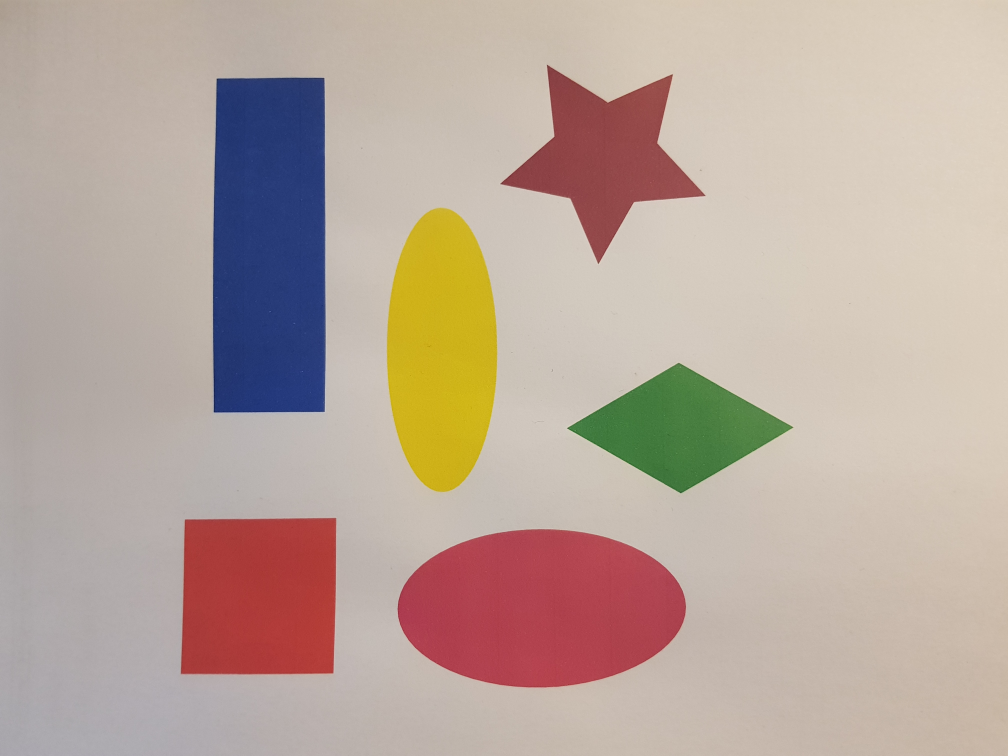
//> input picture real_test.jpg, 4032 x 3024 px, given in place of the camera (shown at 1/4 size)
$ ./default_code   (built with g++ and OpenCV 4)
//> lines starting //> are read from the running program, lines starting //| are printed output that depends on the picture
#define _USE_MATH_DEFINES
#include <opencv2/opencv.hpp>
#include <iostream>
#include <math.h>
#include <cmath>
#include <vector>

using namespace cv;
using namespace std;


typedef vector<double> Array;
typedef vector<Array> Matrix;

void thresh(int, Mat, Mat);

Mat customGaussianBlur(Mat img, int kernelSize, double sigma);
Mat customErosion(Mat img, int kernelSize);


//Mat star();
//Mat rectangle();
//Mat pentagon();

int main()
{
	namedWindow("Webcam", WINDOW_NORMAL);
	Mat frame;
	VideoCapture video(0);
	if (!video.isOpened()) {
		return -1;
	}
	while (video.read(frame))
	{
//> frame is the input picture: 3024 rows x 4032 cols, CV_8UC3; mean B, G, R 157.4, 167.9, 185.7
		Mat img;
		resize(frame, img, cv::Size(), 0.4, 0.4);
		cvtColor(img, img, COLOR_BGR2GRAY);
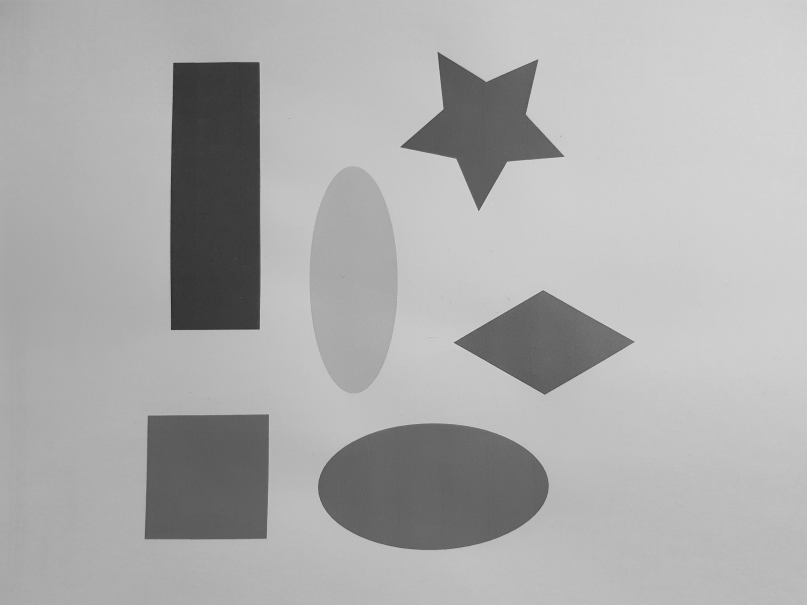
//> img: 1210 rows x 1613 cols, CV_8UC1 (shown at 1/2 size); min 18, max 219, mean 172
		//GaussianBlur(img,img,Size(3,3),0,0,BORDER_DEFAULT);
		img = customGaussianBlur(img, 3, 1);
		thresh(3, img, img);
//> the loop in thresh, `for (int i = 0; i <= (f - 1); i++)` made 1208 passes
//> mean on passes 1 to 3: 216, 186, 228
//> after the loop in thresh, `for (int i = 0; i <= (f - 1); i++)`:
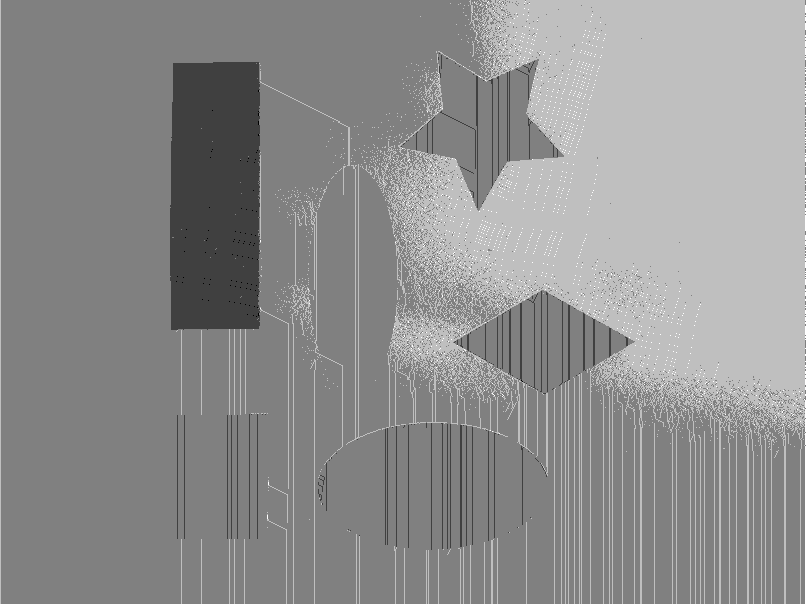
//> c: 1208 rows x 1611 cols, CV_8UC1 (shown at 1/2 size); 55.7% white; black in thin lines or dots
//> after the loop in thresh, `for (int i = 0; i <= (f - 1); i++)`: mean = 173
		img = customErosion(img, 3);
//> after the loop in customErosion, `for (int i = 0; i < newImgHeight; i++)`:
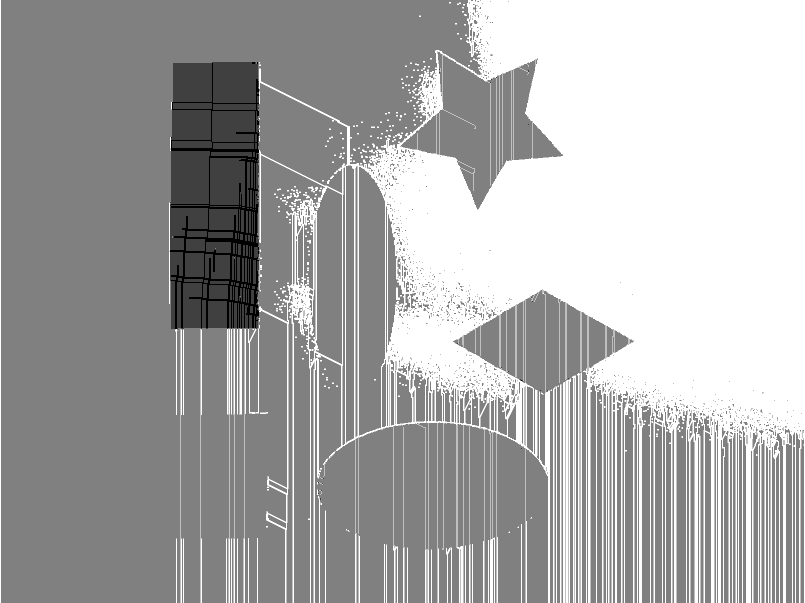
//> resultImg: 1206 rows x 1609 cols, CV_8UC1 (shown at 1/2 size); 66.4% white; black in thin lines or dots
		imshow("Webcam", img);
		if (waitKey(1000 / 60) >= 0)
//> the Esc key is pressed
			break;
	}
	waitKey(0);
	return 0;
}

Mat customGaussianBlur(Mat img, int kernelSize, double sigma) {
	Matrix kernel(kernelSize, Array(kernelSize));
	double sum = 0.0;
	//kernel creation
	for (int i = 0; i < kernelSize; i++) {
		for (int j = 0; j < kernelSize; j++) {
			kernel[i][j] = exp(-(i * i + j * j) / (2 * sigma * sigma)) / (2 * M_PI * sigma * sigma);
			sum += kernel[i][j];
		}
	}
	//kernel normalization
	for (int i = 0; i < kernelSize; i++) {
		for (int j = 0; j < kernelSize; j++) {
			kernel[i][j] /= sum;
		}
	}

	Size imgSize = img.size();
	int imgHeight = imgSize.height;
	int imgWidth = imgSize.width;

	int newImgHeight = imgHeight - kernelSize + 1;
	int newImgWidth = imgWidth - kernelSize + 1;
	Mat resultImg = Mat(newImgHeight, newImgWidth, img.type());

	for (int i = 0; i < newImgHeight; i++) {
		for (int j = 0; j < newImgWidth; j++) {
			for (int m = i; m < i + kernelSize; m++) {
				for (int n = j; n < j + kernelSize; n++) {
					resultImg.at<uchar>(i, j) += kernel[m - i][n - j] * img.at<uchar>(m, n);

				}
			}
		}
	}

	return resultImg;
}

Mat customErosion(Mat img, int kernelSize) {

	// TU JEST WZOREK NA GRANICE DO EROZII, MOZNA SIE POBAWIC TYM
	int erosion_threshold = kernelSize*(kernelSize - 1 - (kernelSize / 2));
	//!!!!!!!!!!!!!!!!!!!!!!!!!!!!!!!!!!!!!!!!!!!!!!!!!!!!!!!!!!!


	Size imgSize = img.size();
	int imgHeight = imgSize.height;
	int imgWidth = imgSize.width;

	int newImgHeight = imgHeight - kernelSize + 1;
	int newImgWidth = imgWidth - kernelSize + 1;
	Mat resultImg = Mat(newImgHeight, newImgWidth, img.type());

	for (int i = 0; i < newImgHeight; i++)
	{
		for (int j = 0; j < newImgWidth; j++)
		{


			int value = 0;
			for (int m = i; m < i + kernelSize; m++)
			{
				for (int n = j; n < j + kernelSize; n++)
				{
					value += img.at<uchar>(m,n);
					//value = 0;
				}
			}
			if (value <= (erosion_threshold * 255))
			{
				//if pixel dosen't have enough "full" pixels around, then it is "empty"
				resultImg.at<uchar>(i, j) = 0;
			}
			else {
				resultImg.at<uchar>(i, j) = 255;
			}
		}
	}

	return resultImg;
}

void thresh(int a, Mat b, Mat c)
{
	//declaration of needed variables
	int f, g, mean, max_val = 255;
	//capturing the size of Mat beeing binarized
	Size s = b.size();
	//dividing size on rows and columns
	f = s.height;
	g = s.width;
	//moving through every single pixel of matrix (Mat obj)
	for (int i = 0; i <= (f - 1); i++) {
		for (int j = 0; j <= (g - 1); j++) {
			//declaration of needed variables
			int val = 0, d = 0, e;
			//moving through neigbourhood (kernel) of pixel (based on choosen diameter)
			for (int k = 0; k <= (a - 1); k++) {
				for (int l = 0; l <= (a - 1); l++) {
					//checking if point we want to access belongs to our Mat obj
					if ((((i - ((a - 1) / 2) + k) >= 0) && ((j - ((a - 1) / 2) + l) >= 0)) && ((((i - ((a - 1) / 2) + k) <= (f - 1)) && ((j - ((a - 1) / 2) + l) <= (g - 1)))))
					{
						//taking value from point (pixel) pointed by coordinates
						e = b.at<uchar>((i - ((a - 1) / 2) + k), (j - ((a - 1) / 2) + l));
						//counting the number of pixel in kernel (needed in external points of matrix)
						d++;
					}
					else {
						//giving 0 value if point is out of matrix (neutral in adding)
						e = 0;
					}
					//adding values of pixels from kernel (neigbourhood)
					val += e;
				}
			}
			//calculating of kernel mean
			mean = val / d;
			//performing of threshold if condition - higher value than mean - is fulfilled
			if (b.at<uchar>(i, j) >= (mean + 2))
			{
				//giving the the high binarization value to output Mat point
				c.at<uchar>(i, j) = max_val;
			}
			//giving the low binarization value to output Mat point
			else c.at<uchar>(i, j) = 0;
		}
	}
}
